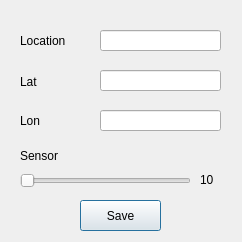
<?xml version="1.0" encoding="UTF-8"?>
<ui version="4.0">
 <class>Dialog</class>
 <widget class="QDialog" name="Dialog">
  <property name="windowModality">
   <enum>Qt::NonModal</enum>
  </property>
  <property name="geometry">
   <rect>
    <x>0</x>
    <y>0</y>
    <width>242</width>
    <height>242</height>
   </rect>
  </property>
  <property name="windowTitle">
   <string>CCTV Option</string>
  </property>
  <widget class="QLineEdit" name="input_location">
   <property name="geometry">
    <rect>
     <x>100</x>
     <y>30</y>
     <width>121</width>
     <height>21</height>
    </rect>
   </property>
  </widget>
  <widget class="QLineEdit" name="input_lat">
   <property name="geometry">
    <rect>
     <x>100</x>
     <y>70</y>
     <width>121</width>
     <height>21</height>
    </rect>
   </property>
  </widget>
  <widget class="QLineEdit" name="input_lon">
   <property name="geometry">
    <rect>
     <x>100</x>
     <y>110</y>
     <width>121</width>
     <height>21</height>
    </rect>
   </property>
  </widget>
  <widget class="QLabel" name="label">
   <property name="geometry">
    <rect>
     <x>20</x>
     <y>30</y>
     <width>56</width>
     <height>21</height>
    </rect>
   </property>
   <property name="text">
    <string>Location</string>
   </property>
  </widget>
  <widget class="QLabel" name="label_2">
   <property name="geometry">
    <rect>
     <x>20</x>
     <y>72</y>
     <width>56</width>
     <height>20</height>
    </rect>
   </property>
   <property name="text">
    <string>Lat</string>
   </property>
  </widget>
  <widget class="QLabel" name="label_3">
   <property name="geometry">
    <rect>
     <x>20</x>
     <y>110</y>
     <width>56</width>
     <height>21</height>
    </rect>
   </property>
   <property name="text">
    <string>Lon</string>
   </property>
  </widget>
  <widget class="QPushButton" name="save">
   <property name="geometry">
    <rect>
     <x>80</x>
     <y>200</y>
     <width>81</width>
     <height>31</height>
    </rect>
   </property>
   <property name="text">
    <string>Save</string>
   </property>
  </widget>
  <widget class="QSlider" name="sensor">
   <property name="geometry">
    <rect>
     <x>20</x>
     <y>170</y>
     <width>171</width>
     <height>21</height>
    </rect>
   </property>
   <property name="toolTipDuration">
    <number>0</number>
   </property>
   <property name="minimum">
    <number>10</number>
   </property>
   <property name="maximum">
    <number>300</number>
   </property>
   <property name="value">
    <number>10</number>
   </property>
   <property name="orientation">
    <enum>Qt::Horizontal</enum>
   </property>
   <property name="invertedAppearance">
    <bool>false</bool>
   </property>
   <property name="invertedControls">
    <bool>false</bool>
   </property>
  </widget>
  <widget class="QLabel" name="label_4">
   <property name="geometry">
    <rect>
     <x>20</x>
     <y>150</y>
     <width>56</width>
     <height>12</height>
    </rect>
   </property>
   <property name="text">
    <string>Sensor</string>
   </property>
  </widget>
  <widget class="QLabel" name="sensor_value">
   <property name="geometry">
    <rect>
     <x>200</x>
     <y>170</y>
     <width>31</width>
     <height>20</height>
    </rect>
   </property>
   <property name="text">
    <string>10</string>
   </property>
  </widget>
 </widget>
 <resources/>
 <connections>
  <connection>
   <sender>save</sender>
   <signal>clicked(bool)</signal>
   <receiver>Dialog</receiver>
   <slot>confirm()</slot>
   <hints>
    <hint type="sourcelabel">
     <x>151</x>
     <y>214</y>
    </hint>
    <hint type="destinationlabel">
     <x>154</x>
     <y>256</y>
    </hint>
   </hints>
  </connection>
 </connections>
 <slots>
  <slot>print()</slot>
  <slot>confirm()</slot>
 </slots>
</ui>
